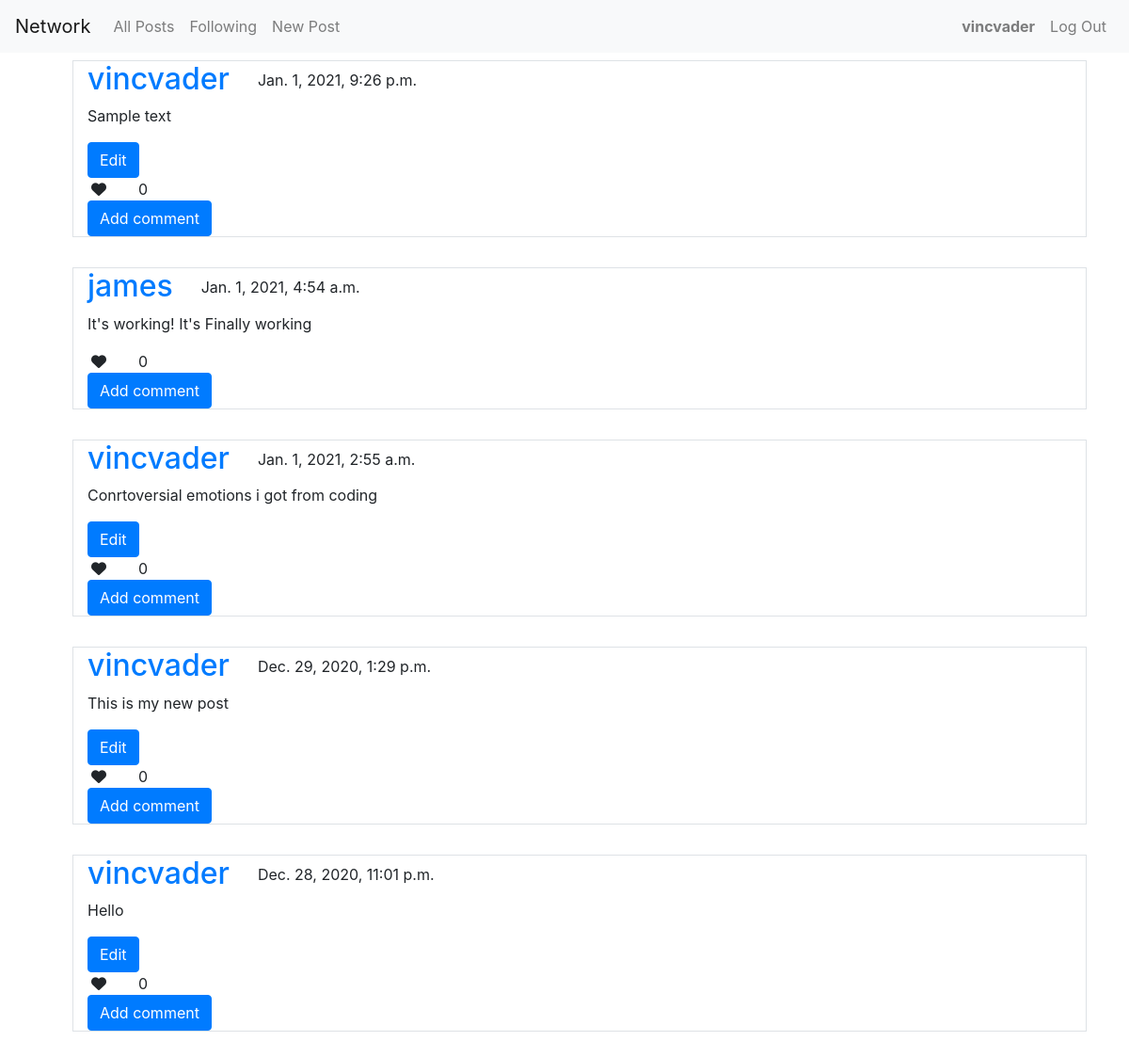
/ (signed in), run on the app's committed database.
### network/models.py (models this page shows, shortened)
class User(AbstractUser):
    pass

class Post(models.Model):
    author = models.ForeignKey(User, on_delete=models.CASCADE)
    content = models.TextField(max_length=255)
    date_posted = models.DateTimeField(auto_now_add=True)

### network/views.py (the view)
# urls.py: path("", views.index, name="index"),
def index(request):
    posts = Post.objects.all()
    likes = 0
    posts = posts.order_by("-date_posted").all()
    for post in posts:
        post.likes_count = len(Like.objects.filter(post=post.pk))
        if request.user.is_authenticated:
            try:
                Like.objects.get(post=post.pk, user=request.user)
                post.liked = True
            except Like.DoesNotExist:
                post.liked = False
    return render(request, "network/index.html", {
        'posts': posts,
    })

### network/templates/network/index.html (shortened to what this page needs)
{% extends "network/layout.html" %}
{% block body %}
<div class="row m-3">
    {%for post in posts%}
    <div class="col-12 m-3 border">
        <div class="row">
            <div class="col col-auto">
                <h2>
                    <a href="{% url 'profile' user_id=post.author.pk %}">
                        {{post.author}}
                    </a>
                </h2>
            </div>
            <div class="col">
                <p class=" mt-2 mb-0">
                    {{post.date_posted}}
                </p>
            </div>
            <div class="col-12">
                <p>{{post.content}}</p>
                {%if post.author == request.user %}
                <button class="btn btn-primary edit">Edit</button>
                {%endif%}
                <div class="like-wrapper row">
                    <div class="col col-auto">
                        <i class="fas fa-heart p-1 like" data-user="{{request.user.pk}}" data-post="{{post.pk}}"
                            data-liked='{{post.liked}}'></i>
                    </div>
                    <div class="col like-count" data-post="{{post.pk}}">
                        0
                    </div>
                </div>
                <button class="btn btn-primary comment">Add comment</button>
            </div>
        </div>
    </div>
    {% endfor %}
</div>
{% endblock %}

### network/templates/network/layout.html (shortened to what this page needs)
{% load static %}
<!DOCTYPE html>
<html lang="en">
<head>
    <link rel="stylesheet" href="https://cdn.jsdelivr.net/npm/bootstrap@4.5.3/dist/css/bootstrap.min.css"
>
    <link href="{% static 'network/styles.css' %}" rel="stylesheet">
</head>
<body>
    <div class="container-fluid p-0 mb-5 justify-content-end">
        <nav class="navbar fixed-top navbar-expand-sm navbar-light bg-light">
            <a class="navbar-brand" href="{% url 'index' %}">Network</a>
            <div class="collapse navbar-collapse order-1 dual-collapse-2" id="navbarSupportedContent">
                <ul class="navbar-nav mr-auto">
                    <li class="nav-item mx-auto">
                        <a class="nav-link" href="{% url 'index' %}">All Posts</a>
                    </li>
                    {% if user.is_authenticated %}
                    <li class="nav-item mx-auto">
                        <a class="nav-link" href="#">Following</a>
                    </li>
                    <li class="nav-item mx-auto">
                        <a class="nav-link" href="{% url 'new_post' %}">New Post</a>
                    </li>
                    {%endif%}
                </ul>
            </div>
            <div class="collapse navbar-collapse order-2 dual-collapse-2" id="navbarSupportedContent">
                <ul class="navbar-nav ml-auto">
                    {% if user.is_authenticated %}
                    <li class="nav-item mx-auto">
                        <a class="nav-link" href="#"><strong>{{ user.username }}</strong></a>
                    </li>
                    <li class="nav-item mx-auto">
                        <a class="nav-link" href="{% url 'logout' %}">Log Out</a>
                    </li>
                    {% endif %}
                </ul>
            </div>
        </nav>
    </div>
    <div class="container mt-5">
        {% block body %}
        {% endblock %}
    </div>
</body>
</html>

### data on the page
User: username "vincvader"
Post: author "vincvader", date_posted "Jan. 1, 2021, 9:26 p.m.", content "Sample text", shows "Edit"
Post: author "james", date_posted "Jan. 1, 2021, 4:54 a.m.", content "It's working! It's Finally working"
Post: author "vincvader", date_posted "Jan. 1, 2021, 2:55 a.m.", content "Conrtoversial emotions i got from coding", shows "Edit"
Post: author "vincvader", date_posted "Dec. 29, 2020, 1:29 p.m.", content "This is my new post", shows "Edit"
Post: author "vincvader", date_posted "Dec. 28, 2020, 11:01 p.m.", content "Hello", shows "Edit"
